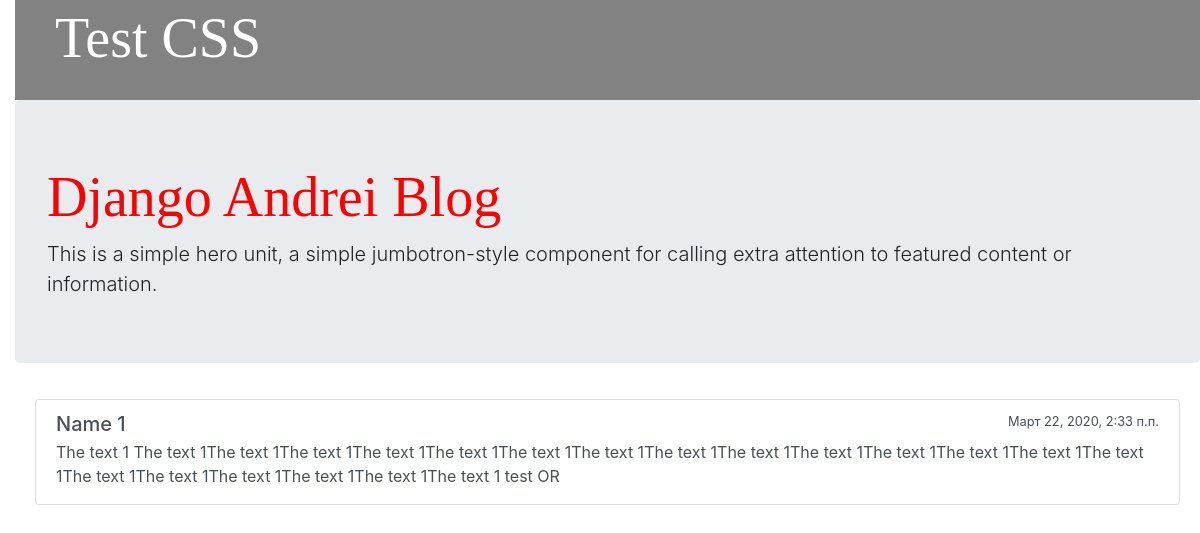
The app's page /post/1/ with its own data.
### blog/models.py (models this page shows, shortened)
class Post(models.Model):
    author = models.ForeignKey(settings.AUTH_USER_MODEL, on_delete=models.CASCADE)
    title = models.CharField(max_length=200)
    text = models.TextField()
    created_date = models.DateTimeField(default=timezone.now)
    published_date = models.DateTimeField(blank=True, null=True)
    def __str__(self):
        return self.title

### blog/views.py (the view)
# urls.py: path('post/<int:pk>/', post_detail, name='post_detail'),
def post_detail(request, pk):
    post = get_object_or_404(Post, pk=pk)
    return render(request, 'blog/post_detail.html', {'post': post})

### blog/templates/blog/post_detail.html (shortened to what this page needs)
{% extends 'blog/base.html' %}
{% block content %}
     {% if post.published_date  %}
        <div class="list-group m-3 p-1">
            <a href="{% url 'post_detail' pk=post.pk %}" class="list-group-item list-group-item-action">
                <div class="d-flex w-100 justify-content-between">
                    <h5 class="mb-1">{{ post }}</h5>
                    <small>{{ post.published_date }}</small>
                </div>
                <p class="mb-1">{{ post.text|linebreaksbr }}</p>
            </a>
        </div>
    {% endif %}
{% endblock %}

### blog/static/css/blog.css (style rules this page uses)
body { padding-left: 15px; }

### records on screen
Post: title "Name 1", published_date "Март 22, 2020, 2:33 п.п.", text "The text 1 The text 1The text 1The text 1The text 1The text 1The text 1The text 1The text 1The text 1The text 1The text 1The text 1The text 1The text 1The text 1The text 1The text 1The text 1The text 1The text 1 test OR"
